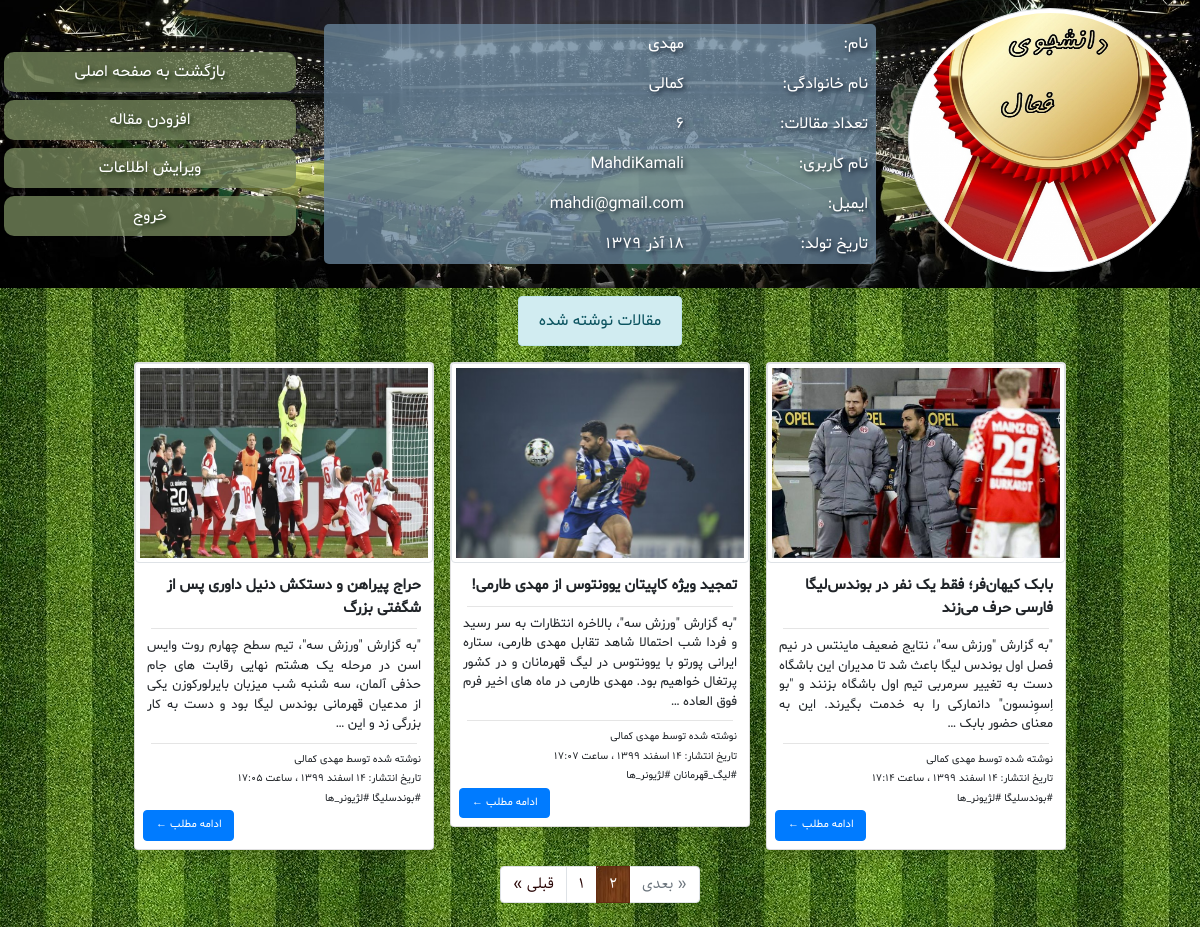
The page /football/dashboard?page=2 (signed in) on the database its author committed.
### football/models.py (models this page shows, shortened)
class UserProfile(models.Model):
    user = models.OneToOneField(User, on_delete=models.CASCADE, related_name='profile')
    picture = models.ImageField(upload_to='profile_images', verbose_name='تصویر')
    birthday = models.DateField(verbose_name='تاریخ تولد')
    class Meta:
        verbose_name = 'نویسنده'
        verbose_name_plural = 'نویسندگان'
    def __str__(self):
        return '{} {}'.format(self.user.first_name, self.user.last_name)

class Article(models.Model):
    STATUS_CHOICES = (
        ('D', 'پیش نویس'),
        ('P', 'منتشر شده')
    )
    title = models.CharField(max_length=100, verbose_name='عنوان')
    author = models.ForeignKey(UserProfile, on_delete=models.SET_NULL, null=True,
        related_name='articles', verbose_name='نویسنده')
    content = models.TextField(verbose_name='محتوا')
    thumbnail = models.ImageField(upload_to='images', verbose_name='تصویر')
    slug = models.SlugField(max_length=100, unique=True, verbose_name='آدرس مقاله')
    categories = models.ManyToManyField(Category, related_name='articles',
        verbose_name='دسته بندی ها')
    publish = models.DateTimeField(default=timezone.now, verbose_name='زمان انتشار')
    created = models.DateTimeField(auto_now_add=True)
    updated = models.DateTimeField(auto_now=True)
    status = models.CharField(max_length=1, choices=STATUS_CHOICES, verbose_name='وضعیت')
    class Meta:
        verbose_name = 'مقاله'
        verbose_name_plural = 'مقالات'
    def jpublish(self):
        return datetime_to_jalali_str(self.publish)
    jpublish.short_description = 'زمان انتشار'
    objects = ArticleManager()

class Category(models.Model):
    name = models.CharField(max_length=100, unique=True, verbose_name='عنوان')
    slug = models.SlugField(max_length=100, unique=True, verbose_name='آدرس دسته بندی')
    position = models.IntegerField(verbose_name='جایگاه')
    class Meta:
        verbose_name = 'دسته بندی'
        verbose_name_plural = 'دسته بندی ها'
        ordering = ['position']

### football/views.py (the view)
# urls.py: path('dashboard', views.dashboard, name='dashboard'),
@login_required
def dashboard(request):
    profile = request.user.profile
    article_list = profile.articles.published()
    paginator = Paginator(article_list, 3)
    page_number = request.GET.get('page', 1)
    articles = paginator.get_page(page_number)
    context = {
        'profile': profile,
        'articles': articles,
    }
    return render(request, 'football/dashboard.html', context)

### extensions/jalali.py (called while the page is built)
    def persian_tuple(self):
        return self.persian_year, self.persian_month, self.persian_day

### extensions/utils.py (called while the page is built)
def numbers_to_persian(string):
    en_to_fa = {
        '0': '۰',
        '1': '۱',
        '2': '۲',
        '3': '۳',
        '4': '۴',
        '5': '۵',
        '6': '۶',
        '7': '۷',
        '8': '۸',
        '9': '۹',
    }
    for en, fa in en_to_fa.items():
        string = string.replace(en, fa)
    return string

def datetime_to_jalali_str(time):
    jalali_month = (
        'فروردین',
        'اردیبهشت',
        'خرداد',
        'تیر',
        'مرداد',
        'شهریور',
        'مهر',
        'آبان',
        'آذر',
        'دی',
        'بهمن',
        'اسفند'
    )
    time = timezone.localtime(time)
    year, month, day = jalali.Gregorian(time.year, time.month, time.day).persian_tuple()
    jalali_to_str = '{} {} {} ، ساعت {:02d}:{:02d}'.format(
        day,
        jalali_month[month-1],
        year,
        time.hour,
        time.minute
    )
    return numbers_to_persian(jalali_to_str)

def date_to_jalali_str(date):
    jalali_month = (
        'فروردین',
        'اردیبهشت',
        'خرداد',
        'تیر',
        'مرداد',
        'شهریور',
        'مهر',
        'آبان',
        'آذر',
        'دی',
        'بهمن',
        'اسفند'
    )
    year, month, day = jalali.Gregorian(date.year, date.month, date.day).persian_tuple()
    jalali_to_str = '{} {} {}'.format(day, jalali_month[month-1], year)
    return numbers_to_persian(jalali_to_str)

### football/models.py (called while the page is built)
    def published(self):
        return self.filter(status='P')

### football/templatetags/base_filters.py (called while the page is built)
@register.filter
@stringfilter
def to_persian(mystr):
    return numbers_to_persian(mystr)

@register.filter
@stringfilter
def underscored(mystr):
    return mystr.replace(' ', '_')

@register.filter
def date_to_jalali(mystr):
    return date_to_jalali_str(mystr)

### football/templatetags/base_tags.py (called while the page is built)
@register.inclusion_tag('football/article_card.html')
def article_card(article):
    return {
        'article': article,
    }

@register.inclusion_tag('football/article_pagination.html')
def article_pagination(page_obj):
    return {
        'articles': page_obj,
    }

### templates/football/dashboard.html (shortened to what this page needs)
<!DOCTYPE html>
{% load static %}
{% load base_filters %}
{% load base_tags %}
<html>
<head>
    <link rel="stylesheet" href="https://maxcdn.bootstrapcdn.com/bootstrap/4.5.2/css/bootstrap.min.css">
	<link rel="stylesheet" href="https://cdnjs.cloudflare.com/ajax/libs/font-awesome/4.7.0/css/font-awesome.min.css">
    <link rel='stylesheet' href='{% static "football/css/dashboard.css" %}'>
    <link rel='stylesheet' href='{% static "football/css/article_card.css" %}'>
	<link rel='stylesheet' href='{% static "football/css/article_pagination.css" %}'>
</head>
<body>
    <header class='row container-fluid p-0 m-0 text-white'>
        <div class='col-md-3 p-2'>
            <img src='{{profile.picture.url}}' class='d-block w-100 rounded-circle img-thumbnail profile-img'>
        </div>
        <div class='col-md-6 p-4'>
            <div class='container-fluid user-info'>
                <div class='row pu-2'>
                    <div class='col-sm-4 text-right p-2'>نام:</div>
                    <div class='col-sm-8 text-right p-2'>{{profile.user.first_name}}</div>
                </div>
                <div class='row'>
                    <div class='col-sm-4 text-right p-2'>نام خانوادگی:</div>
                    <div class='col-sm-8 text-right p-2'>{{profile.user.last_name}}</div>
                </div>
                <div class='row'>
                    <div class='col-sm-4 text-right p-2'>تعداد مقالات:</div>
                    <div class='col-sm-8 text-right p-2'>{{articles.paginator.count|to_persian}}</div>
                </div>
                <div class='row'>
                    <div class='col-sm-4 text-right p-2'>نام کاربری:</div>
                    <div class='col-sm-8 text-right p-2'>{{profile.user.username}}</div>
                </div>
                <div class='row'>
                    <div class='col-sm-4 text-right p-2'>ایمیل:</div>
                    <div class='col-sm-8 text-right p-2'>{{profile.user.email}}</div>
                </div>
                <div class='row'>
                    <div class='col-sm-4 text-right p-2'>تاریخ تولد:</div>
                    <div class='col-sm-8 text-right p-2'>{{profile.birthday|date_to_jalali}}</div>
                </div>
            </div>
        </div>
        <aside class='col-md-3 p-0 text-center d-flex flex-column justify-content-center'>
            <a type='button' class='d-block text-white m-1 p-2' href='{% url "football:home" %}'>
                بازگشت به صفحه اصلی
            </a>
            <a type='button' class='d-block text-white m-1 p-2' href='{% url "football:add-article" %}'>
                افزودن مقاله
            </a>
            <a type='button' class='d-block text-white m-1 p-2' href='#'>
                ویرایش اطلاعات
            </a>
            <a type='button' class='d-block text-white m-1 p-2' href='{% url "football:sign-out" %}'>
                خروج
            </a>
        </aside>
    </header>
    <main class='container-fluid p-0 m-0'>
        <div class='text-center p-2'>
            <span class='d-inline-block alert alert-info m-0'>مقالات نوشته شده</span>
        </div>
        <div class='w-100 d-flex flex-row-reverse flex-wrap justify-content-center align-items-start'>
        {% if articles %}
            {% for article in articles %}
                {% article_card article %}
            {% endfor %}
        {% else %}
        <div class='text-center p-2'>
            <span class='d-inline-block alert alert-warning m-0'>شما هنوز هیچ مقاله ای ننوشته اید</span>
        </div>
        {% endif %}
        </div>
        {% if articles.has_other_pages %}
            {% article_pagination articles %}
        {% endif %}
    </main>
</body>
</html>

### templates/football/article_card.html
{% load base_filters %}
<article class='card m-2 shadow article'>
    <img src='{{article.thumbnail.url}}' class='img-thumbnail card-img-top article-img'>
    <div class='p-2'>
        <p class='font-weight-bold text-right m-1 title'>{{article.title}}</p>
        <hr class='m-2'>
        <p class='text-justify m-1'>{{article.content|truncatewords:40}}</p>
        <hr class='m-2'>
        <p class='small text-right m-1'>نوشته شده توسط {{article.author}}</p>
        <p class='small text-right m-1'>تاریخ انتشار: {{article.jpublish}}</p>
        <p class='small text-right m-1'>
            {% for category in article.categories.all %}
            <span>#{{category.name|underscored}}</span>
            {% endfor %}
        </p>
        <a href='{% url "football:article" article.slug %}' class="btn btn-primary continue" role="button">ادامه مطلب &larr;</a>
    </div>
</article>

### static/football/css/dashboard.css (style rules this page uses)
body { direction: rtl; font-family: Shabnam; }
img.profile-img { height: 22vw; }
header { background-image: url('../images/header_bg.jpg'); background-size: cover; background-position: center; }
.user-info { background-color: #68859cc7; border-radius: 5px; text-shadow: 2px 2px 5px #050f1d; }
main { background-image: url('../images/content_bg.jpg'); background-repeat: repeat; }
aside { border-radius: 0; }
aside a { background-color: #77885dc7; border-radius: 10px; text-shadow: 2px 2px 5px #091d05; }

### static/football/css/article_card.css (style rules this page uses)
article { font-family: Shabnam; font-size: 13px; width: 300px; }
.title { font-size: 15px; }
.article-img { height: 200px; }
.continue { font-size: 11px; }

### rows shown on the page
UserProfile: picture (picture), user.first_name "مهدی", user.last_name "کمالی", user.username "MahdiKamali", user.email "mahdi@gmail.com", birthday "۱۸ آذر ۱۳۷۹"
Article: thumbnail (picture), title "حراج پیراهن و دستکش دنیل داوری پس از شگفتی بزرگ", content "\"به گزارش \"ورزش سه\"، تیم سطح چهارم روت وایس اسن در مرحله یک هشتم نهایی رقابت های جام حذفی آلمان، سه شنبه شب میزبان بایرلورکوزن یکی از مدعیان قهرمانی بوندس لیگا بود و دست به کار بزرگی زد و این …", author "مهدی کمالی", jpublish "۱۴ اسفند ۱۳۹۹ ، ساعت ۱۷:۰۵"
Category: name|underscored "بوندسلیگا"
Category: name|underscored "لژیونر_ها"
Article: thumbnail (picture), title "تمجید ویژه کاپیتان یوونتوس از مهدی طارمی!", content "\"به گزارش \"ورزش سه\"، بالاخره انتظارات به سر رسید و فردا شب احتمالا شاهد تقابل مهدی طارمی، ستاره ایرانی پورتو با یوونتوس در لیگ قهرمانان و در کشور پرتغال خواهیم بود. مهدی طارمی در ماه های اخیر فرم فوق العاده …", author "مهدی کمالی", jpublish "۱۴ اسفند ۱۳۹۹ ، ساعت ۱۷:۰۷"
Category: name|underscored "لیگ_قهرمانان"
Article: thumbnail (picture), title "بابک کیهان‌فر؛ فقط یک نفر در بوندس‌لیگا فارسی حرف می‌زند", content "\"به گزارش \"ورزش سه\"، نتایج ضعیف ماینتس در نیم فصل اول بوندس لیگا باعث شد تا مدیران این باشگاه دست به تغییر سرمربی تیم اول باشگاه بزنند و \"بو اِسوِنسون\" دانمارکی را به خدمت بگیرند. این به معنای حضور بابک …", author "مهدی کمالی", jpublish "۱۴ اسفند ۱۳۹۹ ، ساعت ۱۷:۱۴"

### other values the page prints
{{ articles.paginator.count|to_persian }} "۶"
{{ i|to_persian }} "۱"
{{ i|to_persian }} "۲"
